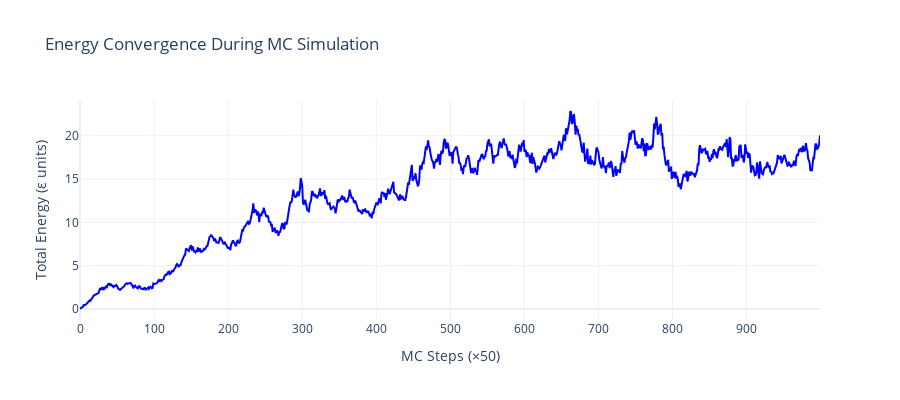
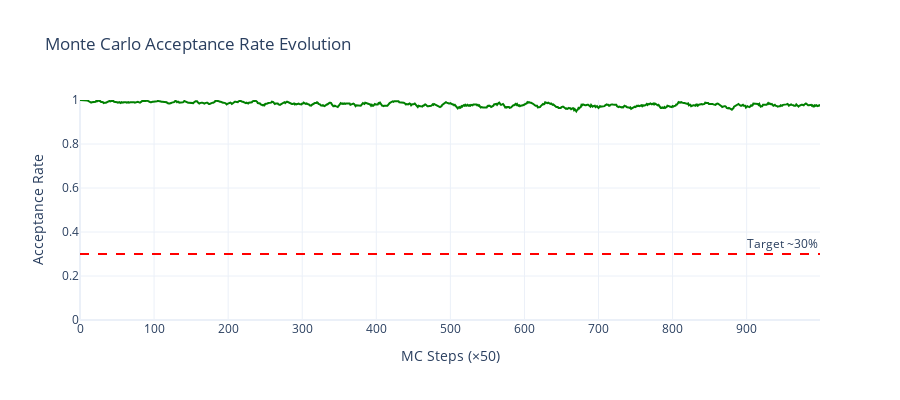
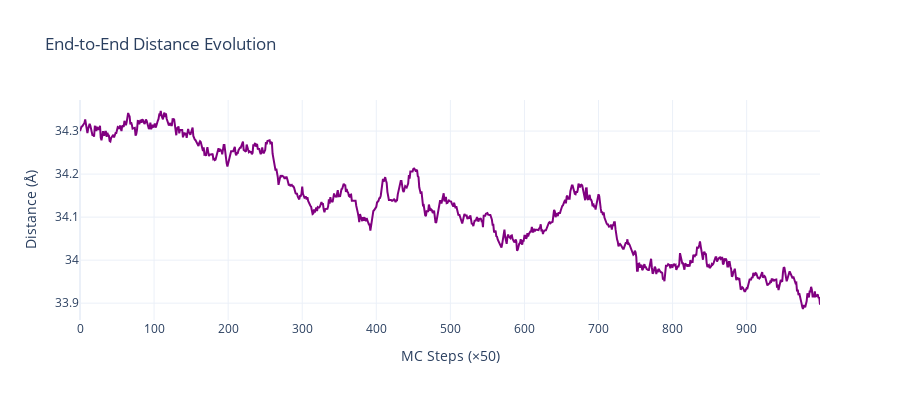
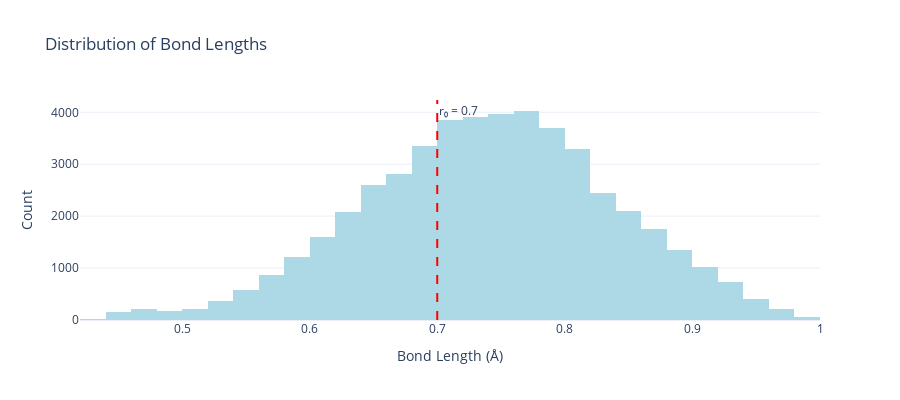

Notebook source saved alongside these figures, in order:
### Code cell
# ==============================================================================
# PART 10: ANALYSIS AND VISUALIZATION
# ==============================================================================

"""
ANALYSIS SECTION:
=================
Now we analyze the simulation results to understand the polymer behavior.

Quantities we'll compute:
-------------------------
1. Energy convergence - did the system equilibrate?
2. Acceptance rate evolution - was it stable?
3. End-to-end distance - how extended is the chain?
4. Radius of gyration - how compact is the chain?
5. Bond length distribution - do bonds stay near r₀?
"""

print("\n" + "="*80)
print("ANALYZING SIMULATION RESULTS")
print("="*80)

# ===========================
# 1. ENERGY CONVERGENCE PLOT
# ===========================
fig_energy = go.Figure()
fig_energy.add_trace(go.Scatter(
    y=energy_history, 
    mode="lines", 
    name="Total Energy",
    line=dict(color='blue', width=2)
))
fig_energy.update_layout(
    title="Energy Convergence During MC Simulation",
    xaxis_title="MC Steps (×50)",
    yaxis_title="Total Energy (ε units)",
    template="plotly_white",
    height=400
)
fig_energy.show()

# ===========================
# 2. ACCEPTANCE RATE PLOT
# ===========================
fig_acc = go.Figure()
fig_acc.add_trace(go.Scatter(
    y=acceptance_rate_history, 
    mode="lines", 
    name="Acceptance Rate",
    line=dict(color='green', width=2)
))
fig_acc.add_hline(y=0.3, line_dash="dash", line_color="red", 
                  annotation_text="Target ~30%")
fig_acc.update_layout(
    title="Monte Carlo Acceptance Rate Evolution",
    xaxis_title="MC Steps (×50)",
    yaxis_title="Acceptance Rate",
    yaxis=dict(range=[0, 1]),
    template="plotly_white",
    height=400
)
fig_acc.show()

# ===========================
# 3. STRUCTURAL PROPERTIES
# ===========================
print("\nComputing structural properties...")

end_to_end = []      # End-to-end distance
rg = []              # Radius of gyration
bond_lengths = []    # All bond lengths

for atoms in trajectory_frames:
    pos = atoms.get_positions()
    
    # End-to-end distance: |r_N - r_1|
    end_to_end.append(np.linalg.norm(pos[-1] - pos[0]))
    
    # Radius of gyration: sqrt(mean(|r_i - r_COM|²))
    com = np.mean(pos, axis=0)  # Center of mass
    rg.append(np.sqrt(np.mean(np.sum((pos - com)**2, axis=1))))
    
    # Bond lengths
    for i in range(1, N):
        bond_lengths.append(np.linalg.norm(pos[i] - pos[i-1]))

# ===========================
# 4. END-TO-END DISTANCE PLOT
# ===========================
fig_ee = go.Figure()
fig_ee.add_trace(go.Scatter(
    y=end_to_end, 
    mode="lines", 
    name="End-to-End Distance",
    line=dict(color='purple', width=2)
))
fig_ee.update_layout(
    title="End-to-End Distance Evolution",
    xaxis_title="MC Steps (×50)",
    yaxis_title="Distance (Å)",
    template="plotly_white",
    height=400
)
fig_ee.show()
# ===========================
# 5. BOND LENGTH DISTRIBUTION
# ===========================
fig_bonds = go.Figure()
fig_bonds.add_trace(go.Histogram(
    x=bond_lengths, 
    nbinsx=40,
    name="Bond Lengths",
    marker_color='lightblue'
))
fig_bonds.add_vline(
    x=r0, 
    line=dict(color="red", dash="dash", width=2),
    annotation_text=f"r₀ = {r0}"
)
fig_bonds.update_layout(
    title="Distribution of Bond Lengths",
    xaxis_title="Bond Length (Å)",
    yaxis_title="Count",
    template="plotly_white",
    height=400
)
fig_bonds.show()

# ===========================
# 6. ENERGY vs END-TO-END CORRELATION
# ===========================
fig_corr = go.Figure()
fig_corr.add_trace(go.Scatter(
    x=end_to_end, 
    y=trajectory_energies, 
    mode="markers",
    marker=dict(
        size=8, 
        color=np.arange(len(trajectory_energies)), 
        colorscale="Viridis", 
        showscale=True,
        colorbar=dict(title="MC Step")
    )
))
fig_corr.update_layout(
    title="Energy vs End-to-End Distance",
    xaxis_title="End-to-End Distance (Å)",
    yaxis_title="Total Energy (ε units)",
    template="plotly_white",
    height=500
)
fig_corr.show()

### Figure 1 — Plotly figure (JSON) as saved in the notebook; plotly's stock layout.template omitted (floating-point values rounded to 4 significant figures; data arrays with more than 128 entries replaced by an {"elided": "..."} marker saying what was removed)
{"data": [{"line": {"color": "blue", "width": 2}, "mode": "lines", "name": "Total Energy", "type": "scatter", "y": {"elided": "1000 float values"}}], "layout": {"height": 400, "title": {"text": "Energy Convergence During MC Simulation"}, "xaxis": {"title": {"text": "MC Steps (×50)"}}, "yaxis": {"title": {"text": "Total Energy (ε units)"}}}}

### Figure 2 — Plotly figure (JSON) as saved in the notebook; plotly's stock layout.template omitted (floating-point values rounded to 4 significant figures; data arrays with more than 128 entries replaced by an {"elided": "..."} marker saying what was removed)
{"data": [{"line": {"color": "green", "width": 2}, "mode": "lines", "name": "Acceptance Rate", "type": "scatter", "y": {"elided": "1000 float values"}}], "layout": {"annotations": [{"showarrow": false, "text": "Target ~30%", "x": 1, "xanchor": "right", "xref": "x domain", "y": 0.3, "yanchor": "bottom", "yref": "y"}], "height": 400, "shapes": [{"line": {"color": "red", "dash": "dash"}, "type": "line", "x0": 0, "x1": 1, "xref": "x domain", "y0": 0.3, "y1": 0.3, "yref": "y"}], "title": {"text": "Monte Carlo Acceptance Rate Evolution"}, "xaxis": {"title": {"text": "MC Steps (×50)"}}, "yaxis": {"range": [0, 1], "title": {"text": "Acceptance Rate"}}}}

### Figure 3 — Plotly figure (JSON) as saved in the notebook; plotly's stock layout.template omitted (floating-point values rounded to 4 significant figures; data arrays with more than 128 entries replaced by an {"elided": "..."} marker saying what was removed)
{"data": [{"line": {"color": "purple", "width": 2}, "mode": "lines", "name": "End-to-End Distance", "type": "scatter", "y": {"elided": "1000 float values"}}], "layout": {"height": 400, "title": {"text": "End-to-End Distance Evolution"}, "xaxis": {"title": {"text": "MC Steps (×50)"}}, "yaxis": {"title": {"text": "Distance (Å)"}}}}

### Figure 4 — Plotly figure (JSON) as saved in the notebook; plotly's stock layout.template omitted (floating-point values rounded to 4 significant figures; data arrays with more than 128 entries replaced by an {"elided": "..."} marker saying what was removed)
{"data": [{"marker": {"color": "lightblue"}, "name": "Bond Lengths", "nbinsx": 40, "type": "histogram", "x": {"elided": "49000 float values"}}], "layout": {"annotations": [{"showarrow": false, "text": "r₀ = 0.7", "x": 0.7, "xanchor": "left", "xref": "x", "y": 1, "yanchor": "top", "yref": "y domain"}], "height": 400, "shapes": [{"line": {"color": "red", "dash": "dash", "width": 2}, "type": "line", "x0": 0.7, "x1": 0.7, "xref": "x", "y0": 0, "y1": 1, "yref": "y domain"}], "title": {"text": "Distribution of Bond Lengths"}, "xaxis": {"title": {"text": "Bond Length (Å)"}}, "yaxis": {"title": {"text": "Count"}}}}
